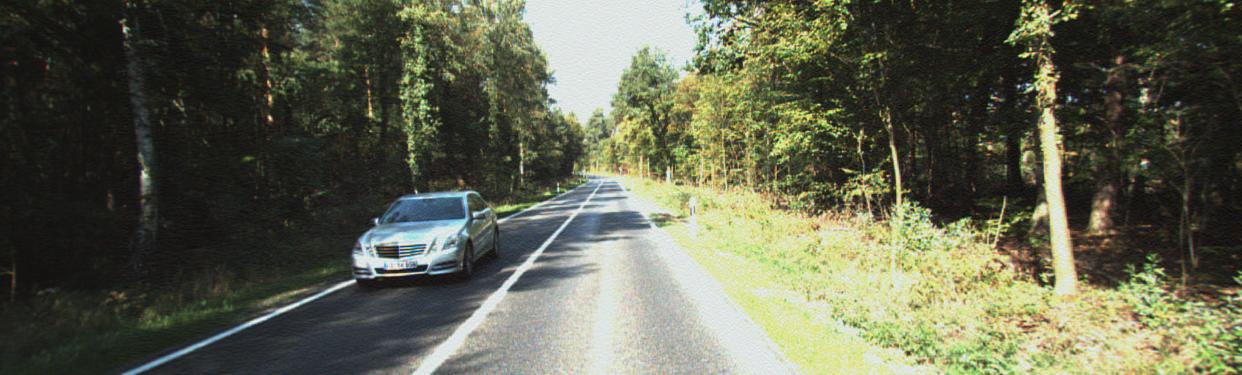
//> input picture sample.jpg, 1242 x 375 px
$ ./main sample.jpg out.png sample.jpg   (built with g++ and OpenCV 4)
//> lines starting //> are read from the running program, lines starting //| are printed output that depends on the picture
//> further down, image is the input picture: 375 rows x 1242 cols, CV_8UC3; mean B, G, R 79.8, 99.1, 96.7
### MBS.h
// tm.wang@graviti.cn
// MBS Algorithm

#pragma once

#include "opencv2/opencv.hpp"

// Minimum Barrier Superpixel Segmentation
class MBS
{
public:
	MBS();
	~MBS();

	/************************************************************************/
	/* parameter setting functions                                          */
	/************************************************************************/
	// control compactness, small alpha leads to more compact superpixels,
	// [0-1] is fine, the default is 0.1 which is suitable for most cases
	void SetAlpha(double alpha);

	// set the average size of superpixels
	void SetSuperpixelSize(int32_t spSize);

	/************************************************************************/
	/* do the over-segmentation                                             */
	/************************************************************************/
	int32_t SuperpixelSegmentation(cv::Mat& image);

	/************************************************************************/
	/* utility functions                                                    */
	/************************************************************************/
	int32_t* GetSuperpixelLabels();
	cv::Mat GetSeeds();
	cv::Mat GetSuperpixelElements();

	// cv::Mat Visualization();
	// cv::Mat Visualization(cv::Mat& image);

private:
	void DistanceTransform_MBD(cv::Mat& image, float* seedsX, float* seedsY,
		int32_t cnt, int32_t* labels, float* dmap, float factor, int32_t iter = 4);
	int32_t FastMBD(cv::Mat& img, int32_t* labels, int32_t spSize, int32_t outIter, int32_t inIter,
		float alpha, float* seedsX, float* seedsY, int32_t cnt);
	void MergeComponents(int32_t* ioLabels, int32_t w, int32_t h);
	double _alpha;
	int32_t _spSize;

	int32_t* _labels;

	cv::Mat _seeds;

	int32_t _imgWidth;
	int32_t _imgHeight;
	int32_t _spCnt;

};

### MBS.cpp

#include "MBS.h"
#include <algorithm>

MBS::MBS()
{
	_alpha = 0.1;
	_spSize = 400;

	_labels = NULL;

	_imgWidth = 0;
	_imgHeight = 0;
	_spCnt = 0;
}

MBS::~MBS()
{
	if (_labels){
		delete[] _labels;
		_labels = NULL;
	}
}

void MBS::SetAlpha(double alpha)
{
	_alpha = alpha;
}

void MBS::SetSuperpixelSize(int spSize)
{
	_spSize = spSize;
}

int MBS::SuperpixelSegmentation(cv::Mat& image)
{
	cv::Mat sImg; // smoothed image
	cv::boxFilter(image, sImg, -1, cv::Size(5, 5));
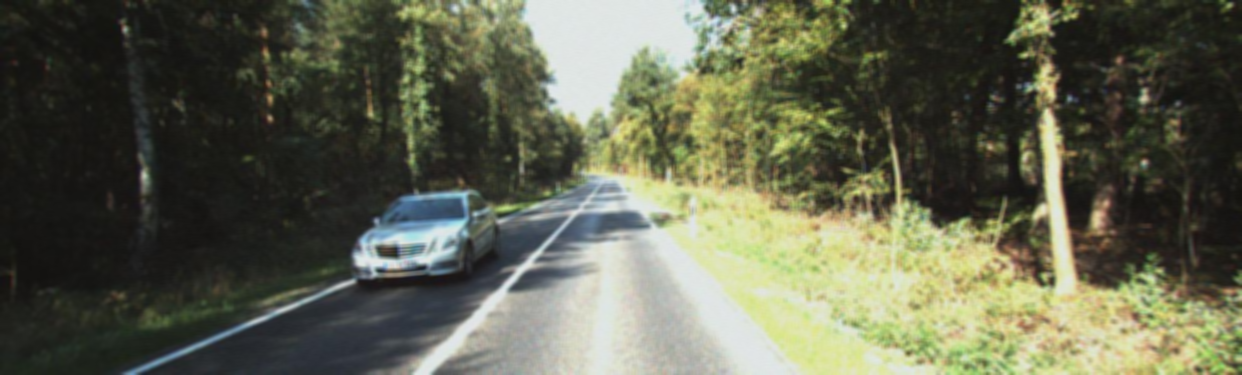
//> sImg: 375 rows x 1242 cols, CV_8UC3; mean B, G, R 79.8, 99.1, 96.7

	int w = sImg.cols;
//> w = 1242
	int h = sImg.rows;
//> h = 375
	_imgWidth = w;
	_imgHeight = h;

	// generate grid seeds
/*	int spSize = (w*h) / _spSize;*/
	int step = sqrt((double)_spSize) + 0.5;
	int seedsWidth = w / step;
//> seedsWidth = 62
	int seedsHeight = h / step;
//> seedsHeight = 18
	_seeds.create(seedsHeight, seedsWidth, CV_32SC2);

	int xoffset = (w - (seedsWidth - 1)*step) / 2;
//> xoffset = 11
	int yoffset = (h - (seedsHeight - 1)*step) / 2;
//> yoffset = 17
	int numV = seedsWidth * seedsHeight;
//> numV = 1116
	for (int i = 0; i < seedsHeight; i++){
		cv::Vec2i* pi = _seeds.ptr<cv::Vec2i>(i);
		for (int j = 0; j < seedsWidth; j++){
			pi[j][0] = j*step + xoffset;
			pi[j][1] = i*step + yoffset;
		}
	}

	// refine seeds on pyramid
	float scaleRatio = 0.5;
	int minSpSize = 10;
	int pydLevels = 1;

	if (_spSize > minSpSize){
		pydLevels = int(0.5 * log((float)minSpSize / _spSize) / log(scaleRatio)) + 1;
	}

	cv::Mat* pyd = new cv::Mat[pydLevels];
	pyd[0] = sImg.clone();
	for (int i = 1; i < pydLevels; i++){
		cv::pyrDown(pyd[i - 1], pyd[i]);
	}
	//printf("%d levels\n", pyd.nlevels());

	// from top to bottom
	if (_labels){
		delete[] _labels;
	}
	_labels = new int[w*h];

	float* tmpSeedsX = new float[numV];
	float* tmpSeedsY = new float[numV];
	for (int i = 0; i < numV; i++){
		int sx = i % seedsWidth;
		int sy = i / seedsWidth;
		tmpSeedsX[i] = _seeds.at<cv::Vec2i>(sy, sx)[0] * pow(scaleRatio, pydLevels - 1);
		tmpSeedsY[i] = _seeds.at<cv::Vec2i>(sy, sx)[1] * pow(scaleRatio, pydLevels - 1);
	}

	for (int k = pydLevels - 1; k >= 0; k--){
		int size = _spSize*pow(scaleRatio, 2 * k);
		FastMBD(pyd[k], _labels, size, 1, 4, _alpha, tmpSeedsX, tmpSeedsY, numV);
		if (k > 0){
			for (int i = 0; i < numV; i++){
				tmpSeedsX[i] /= scaleRatio;
				tmpSeedsY[i] /= scaleRatio;
			}
		}
	}

	// remove outliers
	_spCnt = numV;
	MergeComponents(_labels, w, h);

	delete[] tmpSeedsX;
	delete[] tmpSeedsY;
	delete[] pyd;

	return _spCnt;
}

int* MBS::GetSuperpixelLabels()
{
	return _labels;
}

// [39 lines left out: functions GetSeeds, GetSuperpixelElements, not called in this run]

// Fast Approximate MBD (Minimum Barrier Distance) Transform
void MBS::DistanceTransform_MBD(cv::Mat& image, float* seedsX, float* seedsY, int cnt, int* labels, float* dmap, float factor, int iter)
{
	int w = image.cols;
	int h = image.rows;
	int ch = image.channels();
	assert(ch == 3);

	cv::Mat U = image.clone();
	cv::Mat L = image.clone();

	memset(labels, 0xFF, w*h*sizeof(int)); // -1
	memset(dmap, 0x7F, w*h*sizeof(float)); // MAX_FLT
	//FImage tmp(w, h);
	for (int i = 0; i < cnt; i++){
		int x = seedsX[i] + 0.5;
		int y = seedsY[i] + 0.5;
		int cIdx = y*w + x;
		dmap[cIdx] = 0;
		labels[cIdx] = i;
		//
		//tmp[cIdx] = 1;
	}
	//tmp.imshow("center", 0);

	for (int n = 0; n < iter; n++)
	{
		int startX = 0, endX = w;
		int startY = 0, endY = h;
		int step = 1;
		int ox[2], oy[2]; //offset
		ox[0] = 0; oy[0] = -1;
		ox[1] = -1; oy[1] = 0;
		if (n % 2 == 1){
			startX = w - 1;	endX = -1;
			startY = h - 1;	endY = -1;
			step = -1;
			ox[0] = 0; oy[0] = 1;
			ox[1] = 1; oy[1] = 0;
		}

		for (int i = startY; i != endY; i += step){
			cv::Vec3b* pi = image.ptr<cv::Vec3b>(i);
			cv::Vec3b* pu = U.ptr<cv::Vec3b>(i);
			cv::Vec3b* pl = L.ptr<cv::Vec3b>(i);

			for (int j = startX; j != endX; j += step){
				int idx = i*w + j;
				for (int k = 0; k <= 1; k++){
					int candix = j + ox[k];
					int candiy = i + oy[k];
					if (candix >= 0 && candix < w && candiy >= 0 && candiy < h){
						int canIdx = candiy*w + candix;
						int sIdx = labels[canIdx];
						if (sIdx >= 0){
							cv::Vec3b cd1 = U.at<cv::Vec3b>(candiy, candix); // candidates
							cv::Vec3b cd2 = L.at<cv::Vec3b>(candiy, candix);

							uchar maxCost[3], minCost[3];
							maxCost[0] = std::max(cd1[0], pi[j][0]);
							maxCost[1] = std::max(cd1[1], pi[j][1]);
							maxCost[2] = std::max(cd1[2], pi[j][2]);
							minCost[0] = std::min(cd2[0], pi[j][0]);
							minCost[1] = std::min(cd2[1], pi[j][1]);
							minCost[2] = std::min(cd2[2], pi[j][2]);

							int colorDis[3];
							colorDis[0] = maxCost[0] - minCost[0];
							colorDis[1] = maxCost[1] - minCost[1];
							colorDis[2] = maxCost[2] - minCost[2];
							float cDis = std::max(std::max(colorDis[0], colorDis[1]), colorDis[2]) / 255.;

							float sDis2 = (seedsX[sIdx] - j)*(seedsX[sIdx] - j) + (seedsY[sIdx] - i)*(seedsY[sIdx] - i);
							float dis = cDis*cDis + factor*sDis2;

							if (dis < dmap[idx]){
								labels[idx] = sIdx;
								dmap[idx] = dis;
								memcpy(pu + j, maxCost, 3 * sizeof(uchar));
								memcpy(pl + j, minCost, 3 * sizeof(uchar));
							}
						}
					}
				}
			}
		}
	}
}

int MBS::FastMBD(cv::Mat& img, int* labels, int spSize, int outIter, int inIter, float alpha, float* seedsX, float* seedsY, int cnt)
{
	int w = img.cols;
	int h = img.rows;

	float* cx = new float[cnt];
	float* cy = new float[cnt];
	float* sumx = new float[cnt];
	float* sumy = new float[cnt];
	float* sumn = new float[cnt];

	memcpy(cx, seedsX, cnt*sizeof(float));
	memcpy(cy, seedsY, cnt*sizeof(float));

	float* dmap = new float[w*h];

	for (int k = 0; k < outIter; k++)
	{
		DistanceTransform_MBD(img, cx, cy, cnt, labels, dmap, alpha*alpha / spSize, inIter);

		memset(sumx, 0, cnt*sizeof(float));
		memset(sumy, 0, cnt*sizeof(float));
		memset(sumn, 0, cnt*sizeof(float));
		for (int i = 0; i < h; i++){
			for (int j = 0; j < w; j++){
				int idx = i*w + j;
				float wt = dmap[idx];
				int sIdx = labels[idx];
				if (sIdx >= 0){
					sumx[sIdx] += (wt*j);
					sumy[sIdx] += (wt*i);
					sumn[sIdx] += wt;
				}
			}
		}
		for (int i = 0; i < cnt; i++){
			float wt = sumn[i];
			float oldx = cx[i];
			float oldy = cy[i];
			if (wt > 0){
				cx[i] = sumx[i] / wt;
				cy[i] = sumy[i] / wt;
			}
		}
	}

	// update clustering centers
	memcpy(seedsX, cx, cnt*sizeof(float));
	memcpy(seedsY, cy, cnt*sizeof(float));

	delete[] cx;
	delete[] cy;
	delete[] sumx;
	delete[] sumy;
	delete[] sumn;

	delete[] dmap;
	return 0;
}

// Modified from SLIC
// ===========================================================================
// /		1. finding an adjacent label for each new component at the start
// /		2. if a certain component is too small, assigning the previously found
// /		    adjacent label to this component.
// /        3. if the component is the last component for some label, reserve it.
// /            guarantee that no label will disappear after merge,
// /            this is important for some applications (Yinlin)
// /		4. after merge, each label have one and only one component
// ===========================================================================
void MBS::MergeComponents(int* ioLabels, int w, int h)
{
//> called with w = 1242, h = 375
	const int dx4[4] = { -1, 0, 1, 0 };
	const int dy4[4] = { 0, -1, 0, 1 };

	// get the raw element count for each superpixel
	int* elemCnts = new int[_spCnt];
	memset(elemCnts, 0, _spCnt*sizeof(int));
	for (int i = 0; i < h; i++){
		for (int j = 0; j < w; j++){
			int lab = ioLabels[i*w + j];
			elemCnts[lab]++;
		}
	}

	int* visited = new int[w*h];
	memset(visited, 0, w*h*sizeof(int));

	int* xvec = new int[w*h];
	int* yvec = new int[w*h];

	int currLabel = -1; //current superpixel label
	int adjLabel = -1; //adjacent superpixel label

	for (int i = 0; i < h; i++){
		for (int j = 0; j < w; j++){
			int pixIdx = i*w + j;
			if (!visited[pixIdx]){
				currLabel = ioLabels[pixIdx];
				//--------------------
				// Start a new segment
				//--------------------
				xvec[0] = j;
				yvec[0] = i;
				//-------------------------------------------------------
				// Quickly find an adjacent label for use later if needed
				//-------------------------------------------------------
				for (int n = 0; n < 4; n++){
					int x = xvec[0] + dx4[n];
					int y = yvec[0] + dy4[n];
					if ((x >= 0 && x < w) && (y >= 0 && y < h)){
						int nbIdx = y*w + x;
						if (visited[nbIdx]){
							adjLabel = ioLabels[nbIdx];
						}
					}
				}

				// get current component size
				int count = 1;
				visited[pixIdx] = 1;
				for (int c = 0; c < count; c++){
					for (int n = 0; n < 4; n++){
						int x = xvec[c] + dx4[n];
						int y = yvec[c] + dy4[n];
						if ((x >= 0 && x < w) && (y >= 0 && y < h)){
							int nbIdx = y*w + x;
							if (!visited[nbIdx]
								&& currLabel == ioLabels[nbIdx]){
								xvec[count] = x;
								yvec[count] = y;
								visited[nbIdx] = 1;
								count++;
							}
						}
					}
				}
				//-------------------------------------------------------
				// If segment size is less then a limit, assign an
				// adjacent label found before. Furthermore, make sure that
				// no label will disappear after merge
				//-------------------------------------------------------
				if (count <= (_spSize >> 3)){
					int remainCnt = elemCnts[currLabel] - count;
					if (remainCnt > 0){
						for (int c = 0; c < count; c++){
							int ind = yvec[c] * w + xvec[c];
							ioLabels[ind] = adjLabel;
						}
						elemCnts[currLabel] = remainCnt;
					}
				}
			}
			//
		}
	}
//> this loop made 375 passes
//> (currLabel, adjLabel) on passes 1 to 3: (123, 60), (123, 60), (81, 18)
//> after the loop, currLabel = 990; adjLabel = 1114
	delete[] xvec;
	delete[] yvec;

	delete[] visited;
	delete[] elemCnts;
}

### main.cpp
#include <ctime>
#include <vector>
#include <iostream>
#include <string>
#include <cstdlib>
#include <fstream>
#include <iomanip>
#include "MBS.h"

// #define DEBUG_YL
int main(int argc, char** argv)
{
    clock_t start,end;
    std::cout << "Time count start at reading" << std::endl;
    start = clock();
    // cv::Mat img = cv::imread("/home/graviti/下载/bear.jpg");
    cv::Mat image = cv::imread(argv[1]);
    cv::Mat img = image;
    // cv::fastNlMeansDenoisingColored(image,img);
    // cv::Mat kernel = (cv::Mat_<char>(3,3) << 0, -1 ,0,
    //                                        -1, 5, -1,
    //                                       0, -1, 0);

    // cv::filter2D(image,img,image.depth(),kernel);

    if(img.empty())
    {
        std::cout << "Image not found, aborting program." << std::endl;
        return -1;
    }
    double spSize = 400; // 越小越密集
    double alpha = 0.03; // 越大越规则
    // 时间没有明显增加

    MBS mbs;
    mbs.SetSuperpixelSize(spSize);
    mbs.SetAlpha(alpha);

    int spCnt = mbs.SuperpixelSegmentation(img);
//> spCnt = 1116

    cv::Mat labels(img.rows,img.cols,CV_32SC1,mbs.GetSuperpixelLabels());
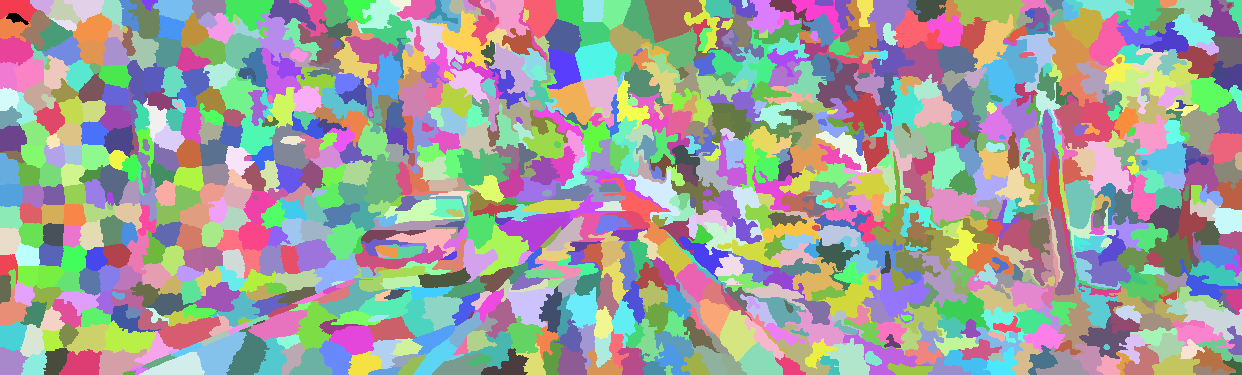
//> labels: 375 rows x 1242 cols, CV_32SC1; 1116 distinct labels, from 0 to 1115; one colour per label, 0 black
    // cv::watershed(img,labels);
    std::ofstream out_file;
    out_file.open(argv[2]);

    // Find watershed lines on the image
    if(argc>3)
    {
        // find the right color
        std::vector<int> r_hist(26);
        std::vector<int> g_hist(26);
        std::vector<int> b_hist(26);

        for(int i=0;i<img.rows;i++)
        {
            for(int j=0;j<img.cols;j++)
            {
                cv::Vec3b colors = img.at<cv::Vec3b>(i,j);
                r_hist[colors[0]/10] += 1;
                g_hist[colors[1]/10] += 1;
                b_hist[colors[2]/10] += 1;
            }
        }
//> after the loop, r_hist = 26 values, max 106719 at index 2, min 65 at index 25, mean 17913.5; g_hist = 26 values, max 89425 at index 2, min 7 at index 0, mean 17913.5; b_hist = 26 values, max 94131 at index 2, min 37 at index 25, mean 17913.5

        auto smallest = std::min_element(std::begin(r_hist), std::end(r_hist));
        long rp = std::distance(std::begin(r_hist), smallest) * 10 + 5;
//> rp = 255

        smallest = std::min_element(std::begin(g_hist), std::end(g_hist));
        long gp = std::distance(std::begin(g_hist), smallest) * 10 + 5;
//> gp = 5

        smallest = std::min_element(std::begin(b_hist), std::end(b_hist));
        long bp = std::distance(std::begin(b_hist), smallest) * 10 + 5;
//> bp = 255

        cv::Mat aftermath = img.clone();

        for (int i=1; i<img.rows-1; i++)
        {
            for (int j=1; j<img.cols-1; j++)
            {
                if(labels.at<int>(i,j)!= labels.at<int>(i,j-1) || labels.at<int>(i,j)!= labels.at<int>(i-1,j) || labels.at<int>(i,j)!= labels.at<int>(i+1,j) || labels.at<int>(i,j)!= labels.at<int>(i,j+1))
                {
                    // is boundry
                    aftermath.at<cv::Vec3b>(i,j)[0] = rp; // 255 - img.at<cv::Vec3b>(i,j)[0];
                    aftermath.at<cv::Vec3b>(i,j)[1] = gp; // 255 - img.at<cv::Vec3b>(i,j)[1];
                    aftermath.at<cv::Vec3b>(i,j)[2] = bp; // 255 - img.at<cv::Vec3b>(i,j)[2];
                }
            }
        }
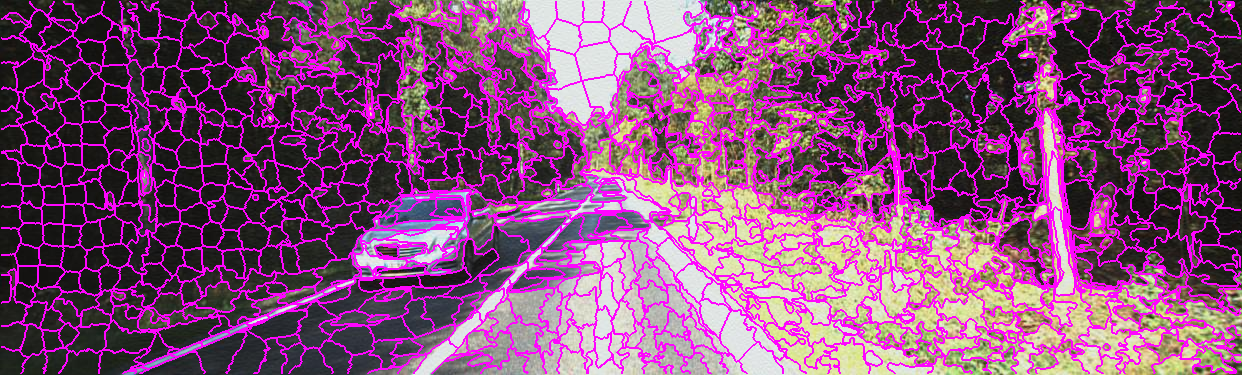
//> aftermath: 375 rows x 1242 cols, CV_8UC3; mean B, G, R 120.1, 75.2, 132.2
    // std::cout << labels << std::endl;
        std::stringstream ss;
        ss << argv[3];
        // else
        //  ss << "scalp_result";
        // ss << ".png";
        std::string filename = ss.str();
        cv::imwrite(filename, aftermath);
    }
    else
    {
        out_file << "[";
        for (int i=1; i<img.rows-1; i++)
        {
            out_file << "[";
            for (int j=1; j<img.cols-2; j++)
            {
                out_file << labels.at<int>(i,j) << ", "; // NOTICE!
            }
            out_file << labels.at<int>(i,img.cols-1) << "]," <<std::endl;
        }
        out_file << "]";
    }
    out_file.close();

    end = clock();
    double endtime=(double)(end-start)/CLOCKS_PER_SEC;
    std::cout << "Total Time: " << endtime*1000.0 << "ms" << std::endl;
    std::cout << "Size of this Image..." << std::endl;
    std::cout << img.rows << " * " << img.cols << std::endl;
//| 375 * 1242
    return 0;
}
